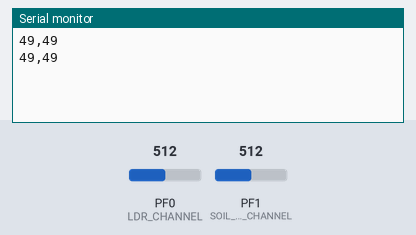
Simulated run of this program. Board: ATmega2560, built with avr-gcc and emulated at 16 MHz. Shown: the last lines printed to the serial monitor. Inputs (shaded band) come from the test bench; at power-on: PF0 (LDR_CHANNEL) = 512, PF1 (SOIL_MOISTURE_CHANNEL) = 512.

Above: at 1.8 s.
1.9 s: PF0 (LDR_CHANNEL) set to 716
At 2.8 s:
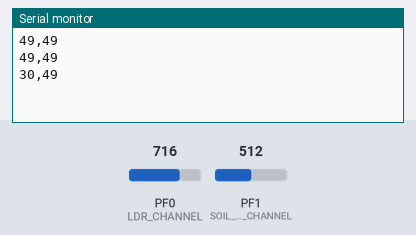
3.4 s: PF1 (SOIL_MOISTURE_CHANNEL) set to 716
At 4.7 s:
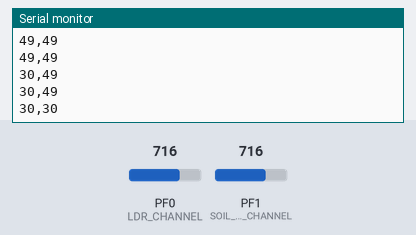
4.9 s: PF0 (LDR_CHANNEL) set to 900
At 5.8 s:
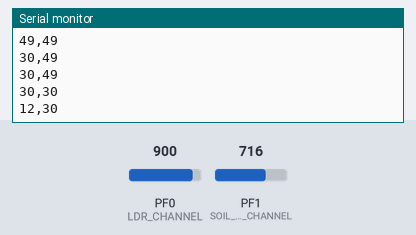
6.4 s: PF1 (SOIL_MOISTURE_CHANNEL) set to 900
At 7.7 s:
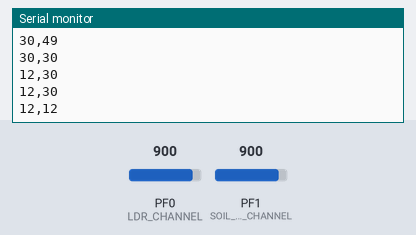
Timing chart, 0 to 8.9 s (numbered marks = the images above; inputs shaded):
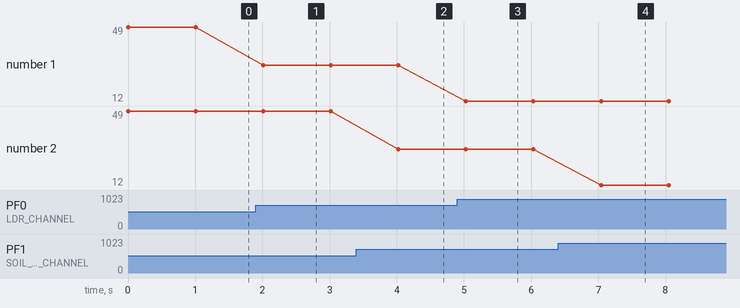

Measured:
- after the input at 1.9 s, the serial monitor: prints a new line after 0.11 s (image 1)
- after the input at 3.4 s, the serial monitor: prints a new line after 0.62 s (image 2)
- after the input at 4.9 s, the serial monitor: prints a new line after 0.13 s (image 3)
- after the input at 6.4 s, the serial monitor: prints a new line after 0.64 s (image 4)
- plotted number 1: 49 → 30 after the input at 1.9 s, 30 → 12 after the input at 4.9 s

The program:

main.cpp
```cpp
#include <avr/io.h>
#include <util/delay.h>
#include <stdio.h>

#define F_CPU 16000000UL // Definer CPU-taktfrekvensen til 16 MHz
#define BAUD 9600 // Definer baudrate til 9600
#define UBRR_VALUE ((F_CPU / (BAUD * 16UL)) - 1) // Beregn UBRR-værdien for UART-kommunikation

#define LDR_CHANNEL 0 // Definer ADC-kanal til LDR-sensor (ADC0 svarer til A0)
#define SOIL_MOISTURE_CHANNEL 1 // Definer ADC-kanal til jordfugtighedssensor (ADC1 svarer til A1)

void init_ADC() {
	// Sæt reference spænding til AVCC (3.3V)
	ADMUX |= (1 << REFS0);

	// Aktiver ADC og indstil fordelingsfaktoren til 128 for lavere prøvetagningshastighed
	ADCSRA |= (1 << ADEN) | (1 << ADPS2) | (1 << ADPS1) | (1 << ADPS0);
}

uint16_t readADC(uint8_t channel) {
	ADMUX = (ADMUX & 0xF0) | (channel & 0x0F); // Indstil ADC-kanalen
	ADCSRA |= (1 << ADSC); // Start ADC-konvertering

	while (ADCSRA & (1 << ADSC)); // Vent på at ADC-konvertering er færdig

	return ADC; // Returner ADC-værdien
}

void init_UART() {
	// Indstil baudrate
	UBRR0H = (uint8_t)(UBRR_VALUE >> 8);
	UBRR0L = (uint8_t)UBRR_VALUE;

	// Aktiver transmitter og receiver for UART-kommunikation
	UCSR0B = (1 << TXEN0) | (1 << RXEN0);

	// Indstil rammeformat: 8 data bits, 1 stop bit
	UCSR0C = (1 << UCSZ01) | (1 << UCSZ00);
}

void sendSensorData(uint16_t ldrValue, uint16_t soilMoisture) {
	// Beregn procentdelen for begge sensorer
	float ldrPercentage = (ldrValue / 1023.0) * 100.0;
	float soilMoisturePercentage = (soilMoisture / 1023.0) * 100.0;

	// Vent på at transmitteren er klar
	while (!(UCSR0A & (1 << UDRE0)));

	// Send data over UART som en streng "ldr,soilMoisture\n"
	char buffer[25];
	snprintf(buffer, sizeof(buffer), "%d,%d\n", (int)ldrPercentage, (int)soilMoisturePercentage);

	for (int i = 0; buffer[i] != '\0'; i++) {
		UDR0 = buffer[i];
		// Vent på at transmitteren er klar til den næste karakter
		while (!(UCSR0A & (1 << UDRE0)));
	}
}

int main(void) {
	init_ADC(); // Initialiser ADC
	init_UART(); // Initialiser UART

	while (1) {
		uint16_t ldrValue = readADC(LDR_CHANNEL); // Læs ADC-værdi fra LDR-sensoren
		uint16_t soilMoisture = readADC(SOIL_MOISTURE_CHANNEL); // Læs ADC-værdi fra jordfugtighedssensoren

		// Antag at lavere værdier for LDR angiver lysere lys
		ldrValue = 1023 - ldrValue;

		// Antag at højere værdier for jordfugtighed angiver tørre forhold
		soilMoisture = 1023 - soilMoisture;

		// Send LDR- og jordfugtighedsprocent over UART
		sendSensorData(ldrValue, soilMoisture);

		_delay_ms(1000); // Opdater hver sekund
	}
}
```
